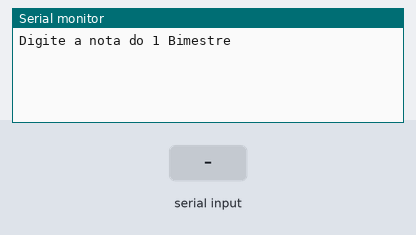
This sketch was run on a simulated Arduino Uno, built with avr-gcc and run on an emulated ATmega328P. Shown: the last lines printed to the serial monitor. The inputs (shaded band) are chosen by the test bench.

Above: at 1.2 s.
1.3 s: "90,45,200\n" received over Serial
At 3.2 s:
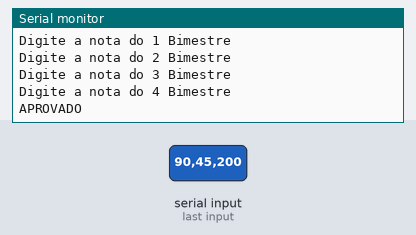
At 8.3 s:
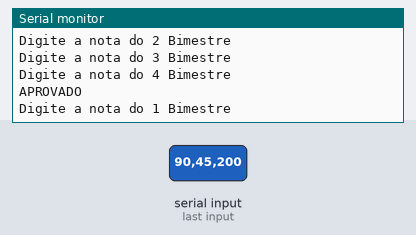
Timing chart, 0 to 9.8 s (numbered marks = the images above; inputs shaded):
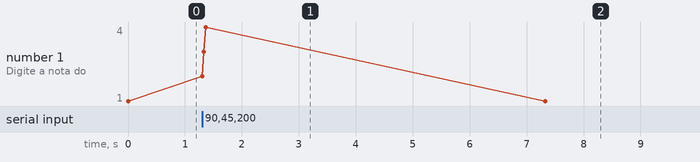

Measured:
- after the input at 1.3 s, the serial monitor: prints a new line at once (image 1)

The sketch:

lopal_ex151.ino
```cpp
// C++ code
//
void setup()
{
  Serial.begin(9600);
}
 float n1 = 0;
 float n2 = 0;
 float n3 = 0;
 float n4 = 0;
 float media = 0;
void loop()
{
  Serial.println("Digite a nota do 1 Bimestre");
  while(! Serial.available());
  n1 = Serial.parseFloat();

  Serial.println("Digite a nota do 2 Bimestre");
  while(! Serial.available());
  n2 = Serial.parseFloat();

  Serial.println("Digite a nota do 3 Bimestre");
  while(! Serial.available());
  n3 = Serial.parseFloat();

  Serial.println("Digite a nota do 4 Bimestre");
  while(! Serial.available());
  n4 = Serial.parseFloat();


  media = (n1 + n2 + n3 + n4 ) / 4;

  if(media >= 7) {
  Serial.println("APROVADO");
  } else if(media >= 5) {
  Serial.println ("RECUPERACAO");
 } else {
  Serial.println ("REPROVADO");
  }
  delay(5000);
  Serial.println();
  Serial.println();
}
```
